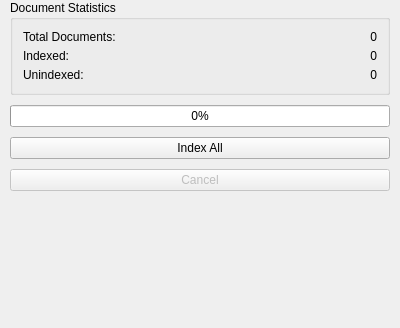
<?xml version="1.0" encoding="UTF-8"?>
<ui version="4.0">
 <class>knowledge_base_panel</class>
 <widget class="QWidget" name="knowledge_base_panel">
  <property name="geometry">
   <rect>
    <x>0</x>
    <y>0</y>
    <width>400</width>
    <height>328</height>
   </rect>
  </property>
  <property name="sizePolicy">
   <sizepolicy hsizetype="Preferred" vsizetype="Preferred">
    <horstretch>0</horstretch>
    <verstretch>0</verstretch>
   </sizepolicy>
  </property>
  <property name="cursor">
   <cursorShape>ArrowCursor</cursorShape>
  </property>
  <property name="windowTitle">
   <string>Form</string>
  </property>
  <layout class="QVBoxLayout" name="verticalLayout">
   <property name="spacing">
    <number>10</number>
   </property>
   <property name="leftMargin">
    <number>10</number>
   </property>
   <property name="topMargin">
    <number>0</number>
   </property>
   <property name="rightMargin">
    <number>10</number>
   </property>
   <property name="bottomMargin">
    <number>10</number>
   </property>
   <item>
    <widget class="QGroupBox" name="stats_group">
     <property name="sizePolicy">
      <sizepolicy hsizetype="Preferred" vsizetype="Maximum">
       <horstretch>0</horstretch>
       <verstretch>0</verstretch>
      </sizepolicy>
     </property>
     <property name="title">
      <string>Document Statistics</string>
     </property>
     <layout class="QGridLayout" name="gridLayout_2">
      <property name="leftMargin">
       <number>10</number>
      </property>
      <property name="topMargin">
       <number>10</number>
      </property>
      <property name="rightMargin">
       <number>10</number>
      </property>
      <property name="bottomMargin">
       <number>10</number>
      </property>
      <property name="spacing">
       <number>5</number>
      </property>
      <item row="0" column="0">
       <widget class="QLabel" name="total_label">
        <property name="text">
         <string>Total Documents:</string>
        </property>
       </widget>
      </item>
      <item row="0" column="1">
       <widget class="QLabel" name="total_docs_value">
        <property name="text">
         <string>0</string>
        </property>
        <property name="alignment">
         <set>Qt::AlignmentFlag::AlignRight|Qt::AlignmentFlag::AlignTrailing|Qt::AlignmentFlag::AlignVCenter</set>
        </property>
       </widget>
      </item>
      <item row="1" column="0">
       <widget class="QLabel" name="indexed_label">
        <property name="text">
         <string>Indexed:</string>
        </property>
       </widget>
      </item>
      <item row="1" column="1">
       <widget class="QLabel" name="indexed_docs_value">
        <property name="text">
         <string>0</string>
        </property>
        <property name="alignment">
         <set>Qt::AlignmentFlag::AlignRight|Qt::AlignmentFlag::AlignTrailing|Qt::AlignmentFlag::AlignVCenter</set>
        </property>
       </widget>
      </item>
      <item row="2" column="0">
       <widget class="QLabel" name="unindexed_label">
        <property name="text">
         <string>Unindexed:</string>
        </property>
       </widget>
      </item>
      <item row="2" column="1">
       <widget class="QLabel" name="unindexed_docs_value">
        <property name="text">
         <string>0</string>
        </property>
        <property name="alignment">
         <set>Qt::AlignmentFlag::AlignRight|Qt::AlignmentFlag::AlignTrailing|Qt::AlignmentFlag::AlignVCenter</set>
        </property>
       </widget>
      </item>
     </layout>
    </widget>
   </item>
   <item>
    <widget class="QProgressBar" name="progress_bar">
     <property name="value">
      <number>0</number>
     </property>
     <property name="textVisible">
      <bool>true</bool>
     </property>
     <property name="format">
      <string>%p%</string>
     </property>
    </widget>
   </item>
   <item>
    <widget class="QPushButton" name="index_button">
     <property name="cursor">
      <cursorShape>PointingHandCursor</cursorShape>
     </property>
     <property name="text">
      <string>Index All</string>
     </property>
    </widget>
   </item>
   <item>
    <widget class="QPushButton" name="cancel_button">
     <property name="enabled">
      <bool>false</bool>
     </property>
     <property name="text">
      <string>Cancel</string>
     </property>
    </widget>
   </item>
   <item>
    <spacer name="verticalSpacer">
     <property name="orientation">
      <enum>Qt::Orientation::Vertical</enum>
     </property>
     <property name="sizeHint" stdset="0">
      <size>
       <width>20</width>
       <height>40</height>
      </size>
     </property>
    </spacer>
   </item>
  </layout>
 </widget>
 <resources/>
 <connections/>
</ui>
